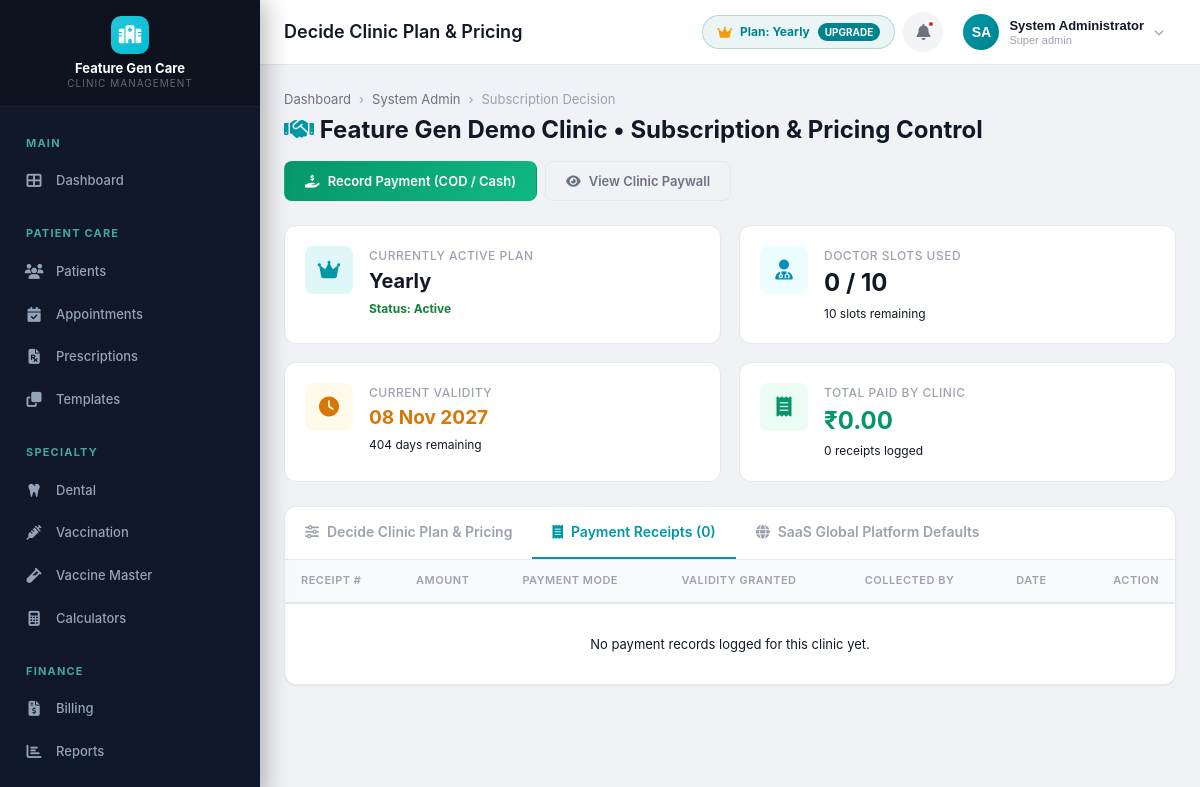
The page /modules/admin/subscriptions.php?tab=payments (signed in) on the database its author committed.
### tables this page shows
CREATE TABLE IF NOT EXISTS clinics (
    id INT AUTO_INCREMENT PRIMARY KEY,
    name VARCHAR(200) NOT NULL,
    tagline VARCHAR(300) DEFAULT NULL,
    logo VARCHAR(500) DEFAULT NULL,
    email VARCHAR(150) DEFAULT NULL,
    phone VARCHAR(20) DEFAULT NULL,
    alt_phone VARCHAR(20) DEFAULT NULL,
    website VARCHAR(200) DEFAULT NULL,
    address TEXT DEFAULT NULL,
    city VARCHAR(100) DEFAULT NULL,
    state VARCHAR(100) DEFAULT NULL,
    pincode VARCHAR(10) DEFAULT NULL,
    country VARCHAR(100) DEFAULT 'India',
    registration_no VARCHAR(100) DEFAULT NULL,
    gst_number VARCHAR(20) DEFAULT NULL,
    pan_number VARCHAR(20) DEFAULT NULL,
    primary_color VARCHAR(10) DEFAULT '#4F46E5',
    secondary_color VARCHAR(10) DEFAULT '#7C3AED',
    currency_symbol VARCHAR(5) DEFAULT '₹',
    date_format VARCHAR(20) DEFAULT 'd/m/Y',
    time_format VARCHAR(10) DEFAULT '12h',
    timezone VARCHAR(50) DEFAULT 'Asia/Kolkata',
    prescription_header TEXT DEFAULT NULL,
    prescription_footer TEXT DEFAULT NULL,
    invoice_header TEXT DEFAULT NULL,
    invoice_footer TEXT DEFAULT NULL,
    invoice_prefix VARCHAR(10) DEFAULT 'INV',
    invoice_start_no INT DEFAULT 1,
    patient_id_prefix VARCHAR(10) DEFAULT 'PT',
    patient_id_start_no INT DEFAULT 1000,
    is_active TINYINT(1) DEFAULT 1,
    created_at TIMESTAMP DEFAULT CURRENT_TIMESTAMP,
    updated_at TIMESTAMP DEFAULT CURRENT_TIMESTAMP ON UPDATE CURRENT_TIMESTAMP
);

CREATE TABLE IF NOT EXISTS tenants (
    id INT AUTO_INCREMENT PRIMARY KEY,
    clinic_name VARCHAR(200) NOT NULL,
    subdomain VARCHAR(100) NOT NULL UNIQUE,
    db_host VARCHAR(100) NOT NULL DEFAULT 'localhost',
    db_name VARCHAR(100) NOT NULL UNIQUE,
    db_user VARCHAR(100) NOT NULL,
    db_password VARCHAR(255) NOT NULL,
    status ENUM('active', 'suspended', 'pending') DEFAULT 'active',
    
     
    plan_type ENUM('trial', 'monthly', 'yearly', 'one_time', 'custom') DEFAULT 'trial',
    billing_cycle ENUM('trial', 'monthly', 'yearly', 'one_time') DEFAULT 'trial',
    max_doctors INT DEFAULT 2 COMMENT 'Doctor quota: 0 = unlimited',
    trial_ends_at DATETIME NULL,
    subscription_starts_at DATETIME NULL,
    subscription_ends_at DATETIME NULL COMMENT 'NULL indicates lifetime/perpetual license',
    is_lifetime TINYINT(1) DEFAULT 0,
    bonus_months INT DEFAULT 0 COMMENT 'Negotiated bonus months (e.g. +2 on yearly)',
    plan_amount DECIMAL(10,2) DEFAULT 0.00,
    currency VARCHAR(10) DEFAULT 'INR',
    subscription_status ENUM('trial', 'active', 'expired', 'grace_period', 'suspended') DEFAULT 'trial',
    
    created_at TIMESTAMP DEFAULT CURRENT_TIMESTAMP,
    updated_at TIMESTAMP DEFAULT CURRENT_TIMESTAMP ON UPDATE CURRENT_TIMESTAMP,
    INDEX idx_subdomain (subdomain),
    INDEX idx_status (status),
    INDEX idx_sub_status (subscription_status)
);

### modules/admin/subscriptions.php (the view, shortened to what the rows shown need)
<?php
require_once dirname(dirname(__DIR__)) . '/config/session.php';
$master = master_db();
try {
    $master->exec("ALTER TABLE tenant_subscription_payments MODIFY COLUMN status VARCHAR(50) NOT NULL DEFAULT 'completed'");
    $master->exec("UPDATE tenant_subscription_payments SET status = 'cancelled' WHERE status = '' OR status = 'refunded' OR status NOT IN ('completed', 'pending')");
} catch (\Throwable $e) {}
$tenantInfo = db()->tenantInfo;
$currentTenantId = intval($tenantInfo['id'] ?? 0);
$currentTab = sanitize($_GET['tab'] ?? 'plan');
$stmtTenant = $master->prepare("SELECT * FROM tenants WHERE id = ?");
$stmtTenant->execute([$currentTenantId]);
$thisTenant = $stmtTenant->fetch();
$t = $thisTenant ?: $tenantInfo;
$now = time();
$isLife = !empty($t['is_lifetime']) && $t['is_lifetime'] == 1;
$endsAt = !empty($t['subscription_ends_at']) ? strtotime($t['subscription_ends_at']) : null;
$isExp = (!$isLife && $endsAt && $endsAt < $now);
$daysLeft = $endsAt ? ceil(($endsAt - $now) / 86400) : null;
$db = db();
$currentClinicId = getCurrentClinicId();
$activeDocCount = $db->fetch("SELECT COUNT(*) as c FROM doctors d JOIN users u ON d.user_id = u.id WHERE d.clinic_id = ? AND u.is_active = 1", [$currentClinicId])['c'] ?? 0;
?>
<?php
$pageTitle = 'Decide Clinic Plan & Pricing';
require_once dirname(dirname(__DIR__)) . '/includes/header.php';
?>
<div class="content-header">
    <div>
        <ul class="breadcrumb">
            <li><a href="<?= BASE_URL ?>/modules/dashboard/index.php">Dashboard</a></li>
            <li><a href="<?= BASE_URL ?>/modules/admin/index.php">System Admin</a></li>
            <li>Subscription Decision</li>
        </ul>
        <h1><i class="fas fa-handshake" style="color: var(--primary);"></i> <?= sanitizeOutput($t['clinic_name']) ?> &bull; Subscription & Pricing Control</h1>
    </div>
</div>
<div class="grid-4 mb-24" style="gap: 18px;">
    <div class="stat-card">
        <div class="stat-details">
            <div class="stat-label">Currently Active Plan</div>
            <div class="stat-value" style="font-size: 20px; text-transform: capitalize;">
                <?= sanitizeOutput($t['plan_type'] ?? 'trial') ?>
            </div>
            <div class="stat-change">
                <?php if ($isExp): ?>
                    <span style="color: #dc2626; font-weight: 700;">Status: Expired</span>
                <?php else: ?>
                    <span style="color: #15803d; font-weight: 700;">Status: Active</span>
                <?php endif; ?>
            </div>
        </div>
    </div>
    <div class="stat-card">
        <div class="stat-details">
            <div class="stat-label">Doctor Slots Used</div>
            <div class="stat-value"><?= $activeDocCount ?> / <?= ($t['max_doctors'] > 0 ? $t['max_doctors'] : '∞') ?></div>
            <div class="stat-change">
                <?= $t['max_doctors'] > 0 ? max(0, $t['max_doctors'] - $activeDocCount) . ' slots remaining' : 'Unlimited slots' ?>
            </div>
        </div>
    </div>
    <div class="stat-card">
        <div class="stat-details">
            <div class="stat-label">Current Validity</div>
            <div class="stat-value" style="font-size: 19px; color: <?= $isExp ? '#dc2626' : '#d97706' ?>;">
                <?= $isLife ? 'Lifetime' : ($endsAt ? date('d M Y', $endsAt) : 'Trial Period') ?>
            </div>
            <div class="stat-change">
                <?php if ($isLife): ?>
                    Perpetual License
                <?php elseif ($isExp): ?>
                    <span style="color: #dc2626; font-weight: 700;">Expired <?= abs($daysLeft) ?> day(s) ago</span>
                <?php else: ?>
                    <?= $daysLeft ?> days remaining
                <?php endif; ?>
            </div>
        </div>
    </div>
</div>
<div class="card mb-24">
    <?php if ($currentTab === 'payments'): ?>
    <div class="card-body p-0">
        <div class="table-responsive">
            <table class="table" style="margin: 0;">
                <thead>
                    <tr>
                        <th>Receipt #</th>
                        <th>Amount</th>
                        <th>Payment Mode</th>
                        <th>Validity Granted</th>
                        <th>Collected By</th>
                        <th>Date</th>
                        <th style="text-align: right;">Action</th>
                    </tr>
                </thead>
            </table>
        </div>
    </div>
    <?php endif; ?>
</div>
<?php require_once INCLUDES_PATH . '/footer.php'; ?>

### includes/header.php (shortened to what the rows shown need)
<!DOCTYPE html>
<html lang="en">
<head>
    <link rel="stylesheet" href="<?= ASSETS_URL ?>/css/style.css?v=2.1">
    <link rel="stylesheet" href="https://cdnjs.cloudflare.com/ajax/libs/font-awesome/6.5.0/css/all.min.css">
</head>
<body>
<div class="app-wrapper">
    <?php include __DIR__ . '/sidebar.php'; ?>
    <div class="main-content">
        <header class="header">
            <div class="header-left">
                <?php if (isset($pageTitle)): ?>
                <h2 class="page-title"><?= $pageTitle ?></h2>
                <?php endif; ?>
            </div>
            <div class="header-right">
                <?php if (in_array(getCurrentUserRole(), [ROLE_SUPER_ADMIN, ROLE_ADMIN])): ?>
                <?php
                $hdrTenant = db()->tenantInfo ?? [];
                $hdrPlan = ucfirst(sanitizeOutput($hdrTenant['plan_type'] ?? 'Trial'));
                ?>
                <a href="<?= BASE_URL ?>/modules/subscription/paywall.php" class="header-plan-badge" style="display: flex; align-items: center; gap: 8px; padding: 6px 14px; border-radius: 20px; font-size: 12px; font-weight: 700; text-decoration: none; background: rgba(0, 131, 143, 0.08); color: #00838f; border: 1px solid rgba(0, 131, 143, 0.25); transition: all 0.2s;" title="View Plan & Upgrade Options">
                    <i class="fas fa-crown" style="color: #f59e0b; font-size: 13px;"></i>
                    <span>Plan: <?= $hdrPlan ?></span>
                    <span style="background: #00838f; color: white; padding: 1px 7px; border-radius: 10px; font-size: 10px; text-transform: uppercase;">Upgrade</span>
                </a>
                <?php endif; ?>
            </div>
        </header>
        <div class="content-area">

### includes/sidebar.php (shortened to what the rows shown need)
<?php
$db = db();
$clinicId = getCurrentClinicId();
$clinic = $db->fetch("SELECT name, logo FROM clinics WHERE id = ?", [$clinicId]);
$logoUrl = '';
$logoExists = false;
?>
<aside class="sidebar">
    <div class="sidebar-brand" style="flex-direction: column; align-items: center; gap: 6px; padding: 16px 12px;">
        <?php if ($logoExists && !empty($logoUrl)): ?>
            <img src="<?= $logoUrl ?>" alt="Clinic Logo" style="max-height: 48px; max-width: 140px; object-fit: contain;" onerror="this.style.display='none'; var fb=document.getElementById('sidebarFallbackLogo'); if(fb) fb.style.display='flex';">
            <div id="sidebarFallbackLogo" class="brand-logo" style="display: none;"><i class="fas fa-hospital"></i></div>
        <?php else: ?>
            <div class="brand-logo"><i class="fas fa-hospital"></i></div>
        <?php endif; ?>
        <div class="brand-text" style="text-align: center; font-size: 13px; line-height: 1.3; white-space: normal; word-break: break-word;">
            <?= sanitizeOutput($clinic['name'] ?? ($db->tenantInfo['clinic_name'] ?? APP_NAME)) ?>
            <small style="display: block; font-size: 10px; opacity: 0.7;">Clinic Management</small>
        </div>
    </div>
</aside>

### rows shown on the page
clinics: name "Feature Gen Care"
tenants: plan_type "Yearly", clinic_name "Feature Gen Demo Clinic", max_doctors "10", max(0,$t['max_doctors']-$activeDocCount) "10", subscription_ends_at "08 Nov 2027"

### other values the page prints
$pageTitle "Decide Clinic Plan & Pricing"
$currentUser['initials'] "SA"
sanitizeOutput($currentUser['name']) "System Administrator"
str_replace('_', ' ', $currentUser['role']) "Super admin"
$activeDocCount "0"
$thisClinicRevenue "0.00"
$activePaymentCount "0"
